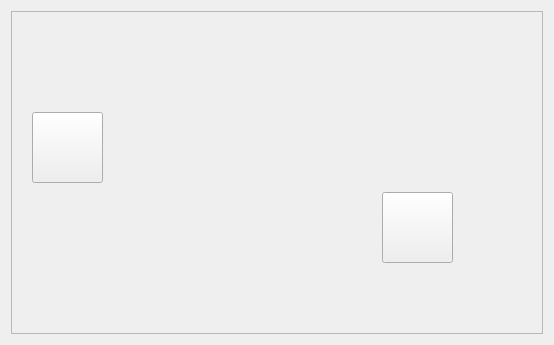
<?xml version="1.0" encoding="UTF-8"?>
<ui version="4.0">
 <class>Tab3ControlPannel</class>
 <widget class="QWidget" name="Tab3ControlPannel">
  <property name="geometry">
   <rect>
    <x>0</x>
    <y>0</y>
    <width>554</width>
    <height>345</height>
   </rect>
  </property>
  <property name="windowTitle">
   <string>Form</string>
  </property>
  <layout class="QGridLayout" name="gridLayout">
   <item row="0" column="0">
    <widget class="QScrollArea" name="scrollArea">
     <property name="widgetResizable">
      <bool>true</bool>
     </property>
     <widget class="QWidget" name="scrollAreaWidgetContents">
      <property name="geometry">
       <rect>
        <x>0</x>
        <y>0</y>
        <width>534</width>
        <height>325</height>
       </rect>
      </property>
      <widget class="QPushButton" name="pPBlamp">
       <property name="geometry">
        <rect>
         <x>20</x>
         <y>100</y>
         <width>71</width>
         <height>71</height>
        </rect>
       </property>
       <property name="text">
        <string/>
       </property>
       <property name="icon">
        <iconset resource="IoTQtClient.qrc">
         <normaloff>:/IoTQtClient/Image/light_off.png</normaloff>
         <normalon>:/IoTQtClient/Image/light_on.png</normalon>:/IoTQtClient/Image/light_off.png</iconset>
       </property>
       <property name="iconSize">
        <size>
         <width>80</width>
         <height>80</height>
        </size>
       </property>
       <property name="checkable">
        <bool>true</bool>
       </property>
       <property name="checked">
        <bool>false</bool>
       </property>
      </widget>
      <widget class="QLabel" name="label">
       <property name="geometry">
        <rect>
         <x>0</x>
         <y>0</y>
         <width>523</width>
         <height>326</height>
        </rect>
       </property>
       <property name="whatsThis">
        <string>&lt;html&gt;&lt;head/&gt;&lt;body&gt;&lt;p&gt;&lt;br/&gt;&lt;/p&gt;&lt;/body&gt;&lt;/html&gt;</string>
       </property>
       <property name="text">
        <string/>
       </property>
       <property name="pixmap">
        <pixmap resource="IoTQtClient.qrc">:/IoTQtClient/Image/room.png</pixmap>
       </property>
      </widget>
      <widget class="QPushButton" name="pPBplug">
       <property name="geometry">
        <rect>
         <x>370</x>
         <y>180</y>
         <width>71</width>
         <height>71</height>
        </rect>
       </property>
       <property name="text">
        <string/>
       </property>
       <property name="icon">
        <iconset resource="IoTQtClient.qrc">
         <normaloff>:/IoTQtClient/Image/plug_off.png</normaloff>
         <normalon>:/IoTQtClient/Image/plug_on.png</normalon>:/IoTQtClient/Image/plug_off.png</iconset>
       </property>
       <property name="iconSize">
        <size>
         <width>60</width>
         <height>60</height>
        </size>
       </property>
       <property name="checkable">
        <bool>true</bool>
       </property>
      </widget>
      <zorder>label</zorder>
      <zorder>pPBlamp</zorder>
      <zorder>pPBplug</zorder>
     </widget>
    </widget>
   </item>
  </layout>
 </widget>
 <resources>
  <include location="IoTQtClient.qrc"/>
 </resources>
 <connections/>
</ui>
